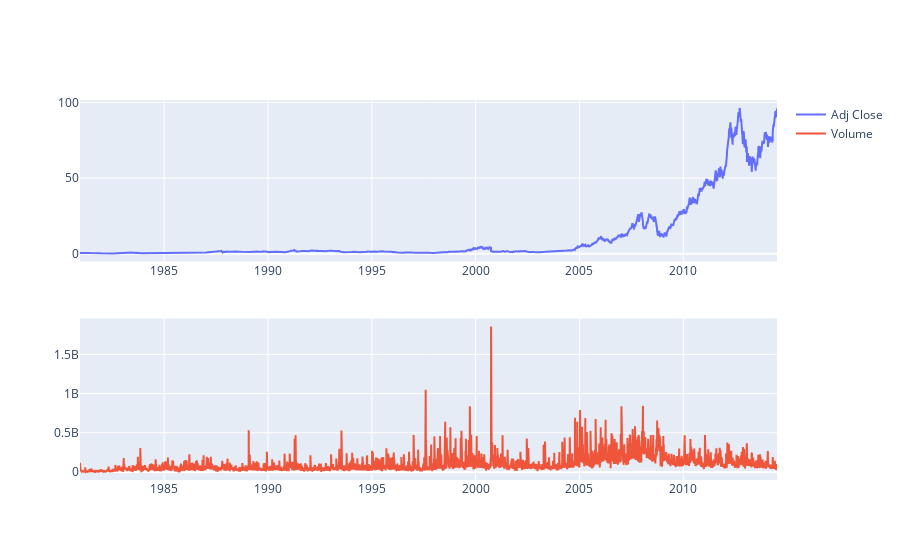

Here is the notebook cell this chart was saved with:
### Code cell
from plotly.subplots import make_subplots

fig = go.Figure()
fig = make_subplots(rows=2, cols=1)

fig.add_trace(
    go.Scatter(
        name='Adj Close',
        x=apple.index, 
        y=apple['Adj Close'], 
        mode='lines'
    ),
    row=1, col=1
)
fig.add_trace(
    go.Scatter(
        name='Volume',
        x=apple.index, 
        y=apple['Volume'],
    ),
    row=2, col=1
)

### Figure 1 — Plotly figure (JSON) as saved in the notebook; plotly's stock layout.template omitted (floating-point values rounded to 4 significant figures; data arrays with more than 128 entries replaced by an {"elided": "..."} marker saying what was removed)
{"data": [{"mode": "lines", "name": "Adj Close", "type": "scatter", "x": {"elided": "8465 str values"}, "xaxis": "x", "y": {"elided": "8465 float values"}, "yaxis": "y"}, {"name": "Volume", "type": "scatter", "x": {"elided": "8465 str values"}, "xaxis": "x2", "y": {"elided": "8465 int values"}, "yaxis": "y2"}], "layout": {"xaxis": {"anchor": "y", "domain": [0, 1]}, "xaxis2": {"anchor": "y2", "domain": [0, 1]}, "yaxis": {"anchor": "x", "domain": [0.575, 1]}, "yaxis2": {"anchor": "x2", "domain": [0, 0.425]}}}
